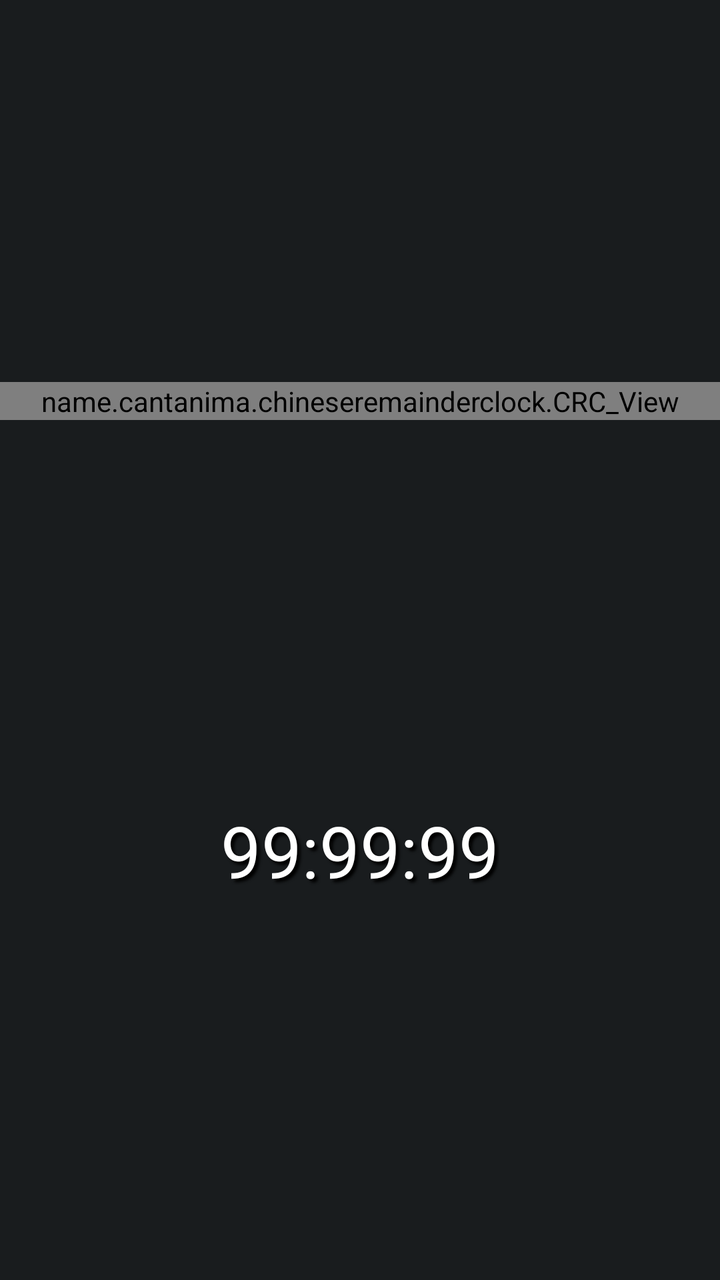
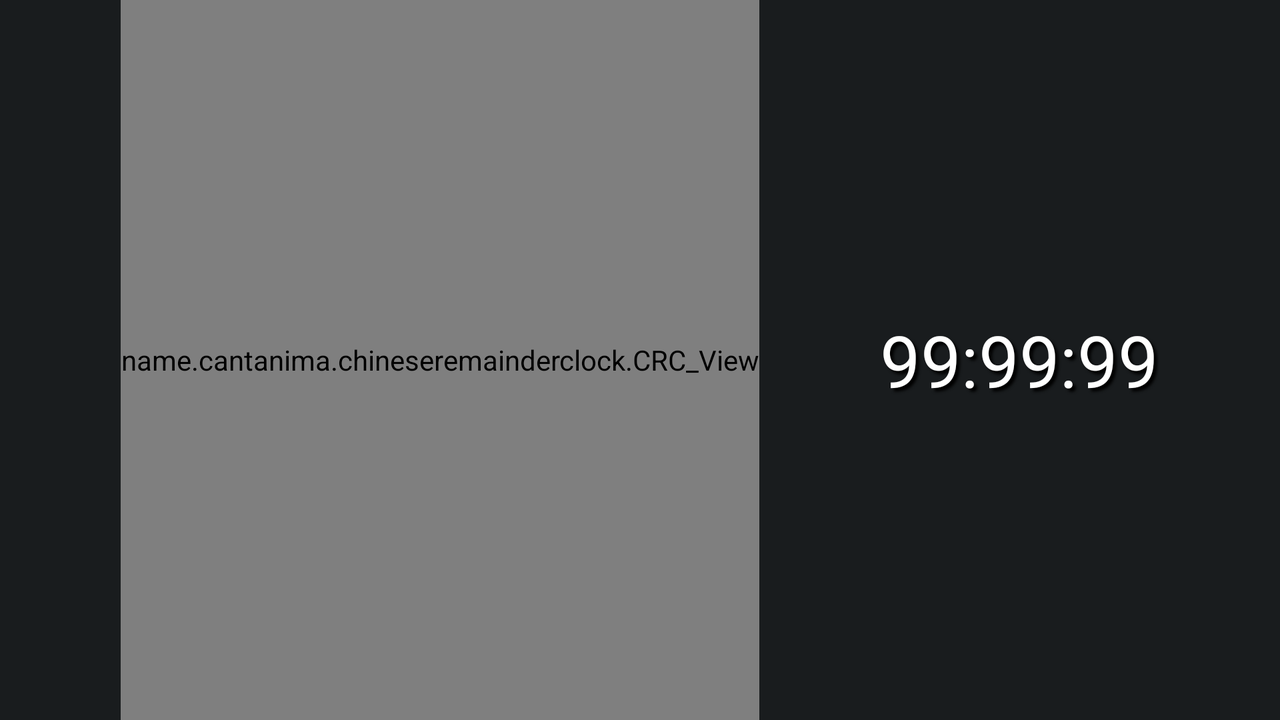

One screen, two layout resources from the same app: the default and the repository's alternative for another configuration. Each is rendered where Android would select it; the XML of both is given below.
<!-- AndroidManifest.xml: application theme android:Theme.DeviceDefault -->
<!-- res/layout/dream_layout.xml -->
<?xml version="1.0" encoding="utf-8"?>
<LinearLayout xmlns:android="http://schemas.android.com/apk/res/android"
              android:orientation="vertical"
              android:layout_width="match_parent"
              android:layout_height="match_parent"
              android:layout_weight="100"
    >

    <Space
        android:layout_width="wrap_content"
        android:layout_height="match_parent"
        android:layout_weight="10"/>

    <name.cantanima.chineseremainderclock.CRC_View
        android:id="@+id/CRC_View"
        android:layout_width="match_parent"
        android:layout_height="wrap_content"/>

    <Space
        android:layout_width="wrap_content"
        android:layout_height="match_parent"
        android:layout_weight="10"/>

    <TextView
        android:id="@+id/time_display"
        android:layout_width="wrap_content"
        android:layout_height="wrap_content"
        android:shadowColor="@color/black"
        android:shadowDx="5"
        android:shadowDy="5"
        android:shadowRadius="3"
        android:text="99:99:99"
        android:textColor="@color/white"
        android:textSize="36sp"
        android:layout_gravity="center"/>

    <Space
        android:layout_width="wrap_content"
        android:layout_height="match_parent"
        android:layout_weight="10"/>

</LinearLayout>
<!-- resources referenced by this layout -->
<resources>
  <color name="black">#ff000000</color>
  <color name="white">#ffffffff</color>
</resources>
<!-- res/layout-land/dream_layout.xml (the repository's variant of the layout above) -->
<!-- drawn on the phone turned sideways -->
<?xml version="1.0" encoding="utf-8"?>
<LinearLayout xmlns:android="http://schemas.android.com/apk/res/android"
              android:orientation="horizontal"
              android:layout_width="match_parent"
              android:layout_height="match_parent"
              android:layout_weight="100"
    >

    <Space
        android:layout_width="wrap_content"
        android:layout_height="match_parent"
        android:layout_weight="10"/>

    <name.cantanima.chineseremainderclock.CRC_View
        android:id="@+id/CRC_View"
        android:layout_width="wrap_content"
        android:layout_height="match_parent"
        android:layout_gravity="center"/>

    <Space
        android:layout_width="wrap_content"
        android:layout_height="match_parent"
        android:layout_weight="10"/>

    <TextView
        android:id="@+id/time_display"
        android:layout_width="wrap_content"
        android:layout_height="wrap_content"
        android:shadowColor="@color/black"
        android:shadowDx="5"
        android:shadowDy="5"
        android:shadowRadius="3"
        android:text="99:99:99"
        android:textColor="@color/white"
        android:textSize="36sp"
        android:layout_gravity="center"/>

    <Space
        android:layout_width="wrap_content"
        android:layout_height="match_parent"
        android:layout_weight="10"/>

</LinearLayout>
